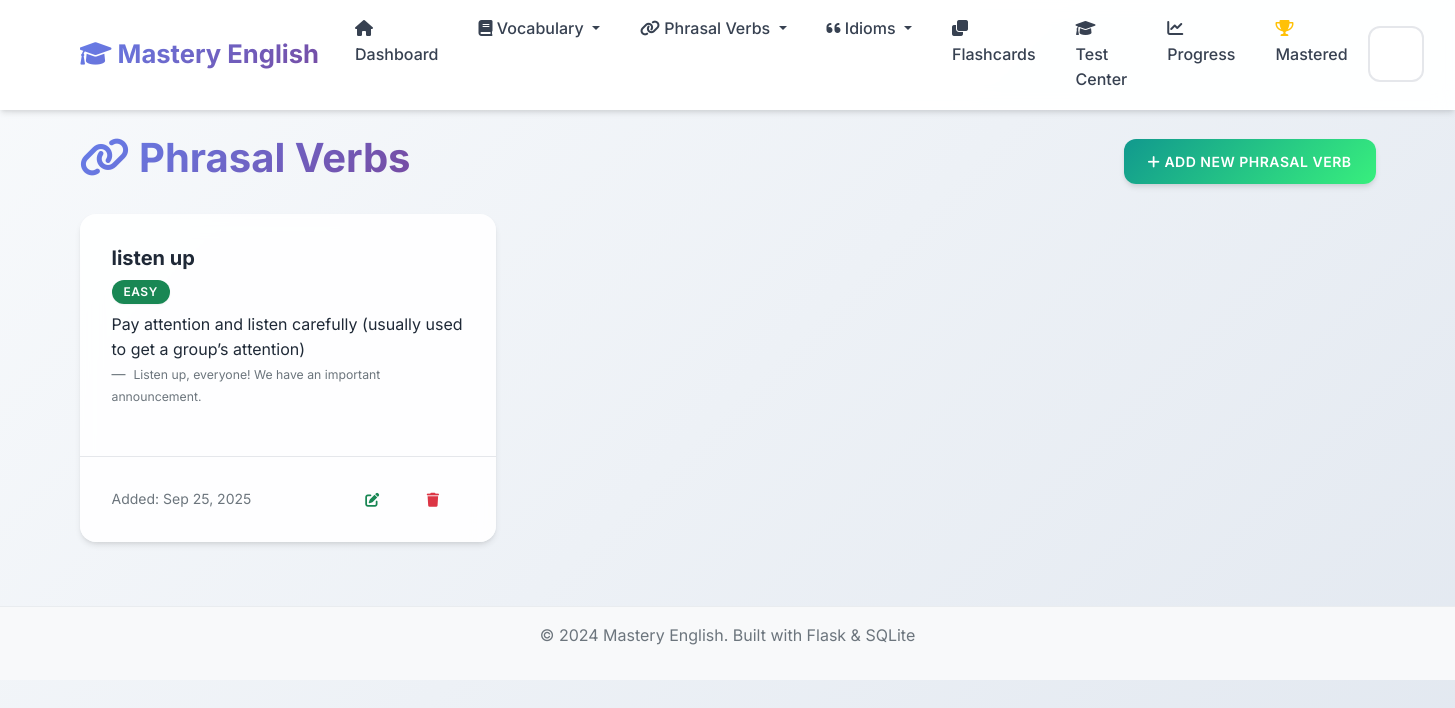
/phrasal-verbs, run on an earlier commit of the app's database.
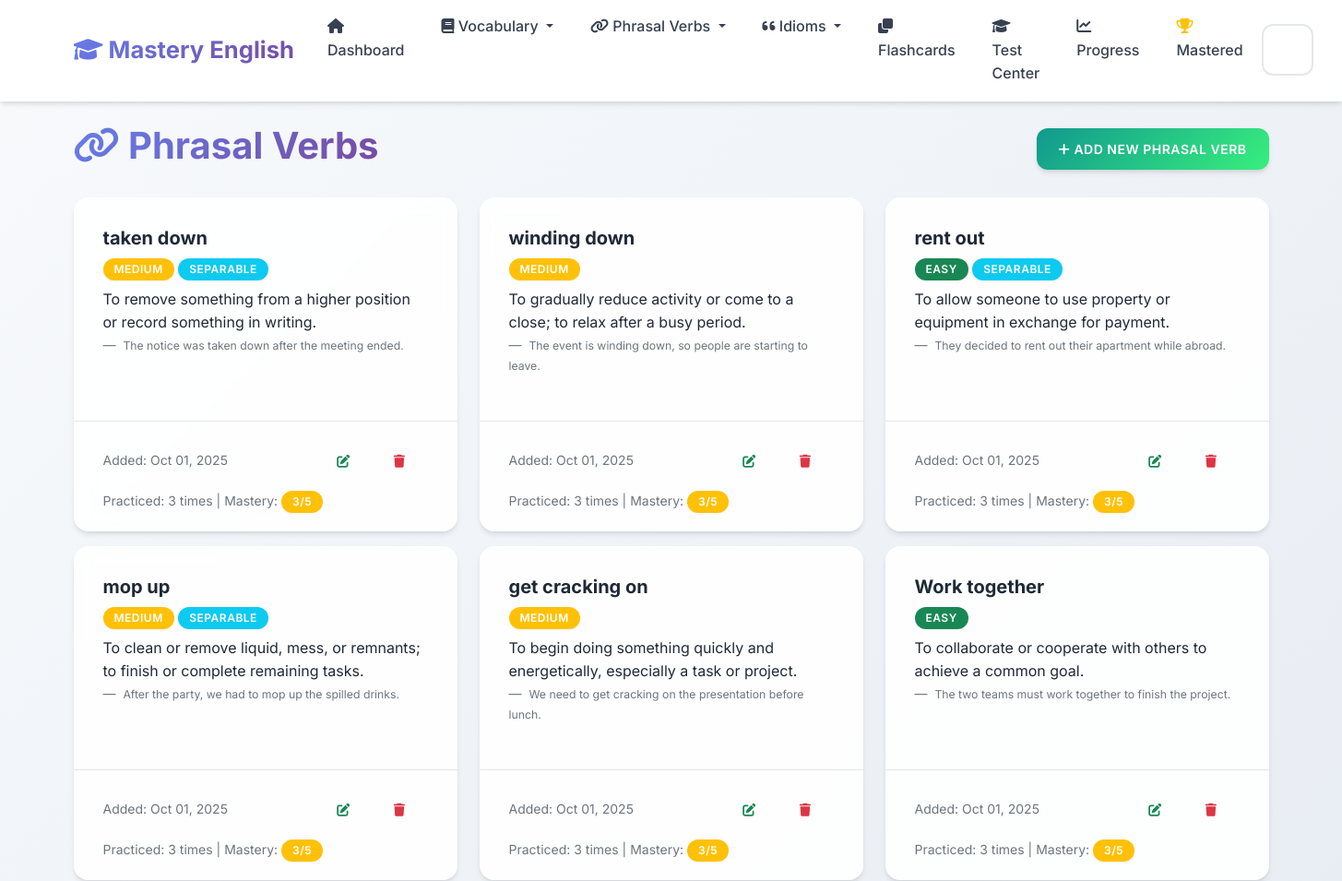
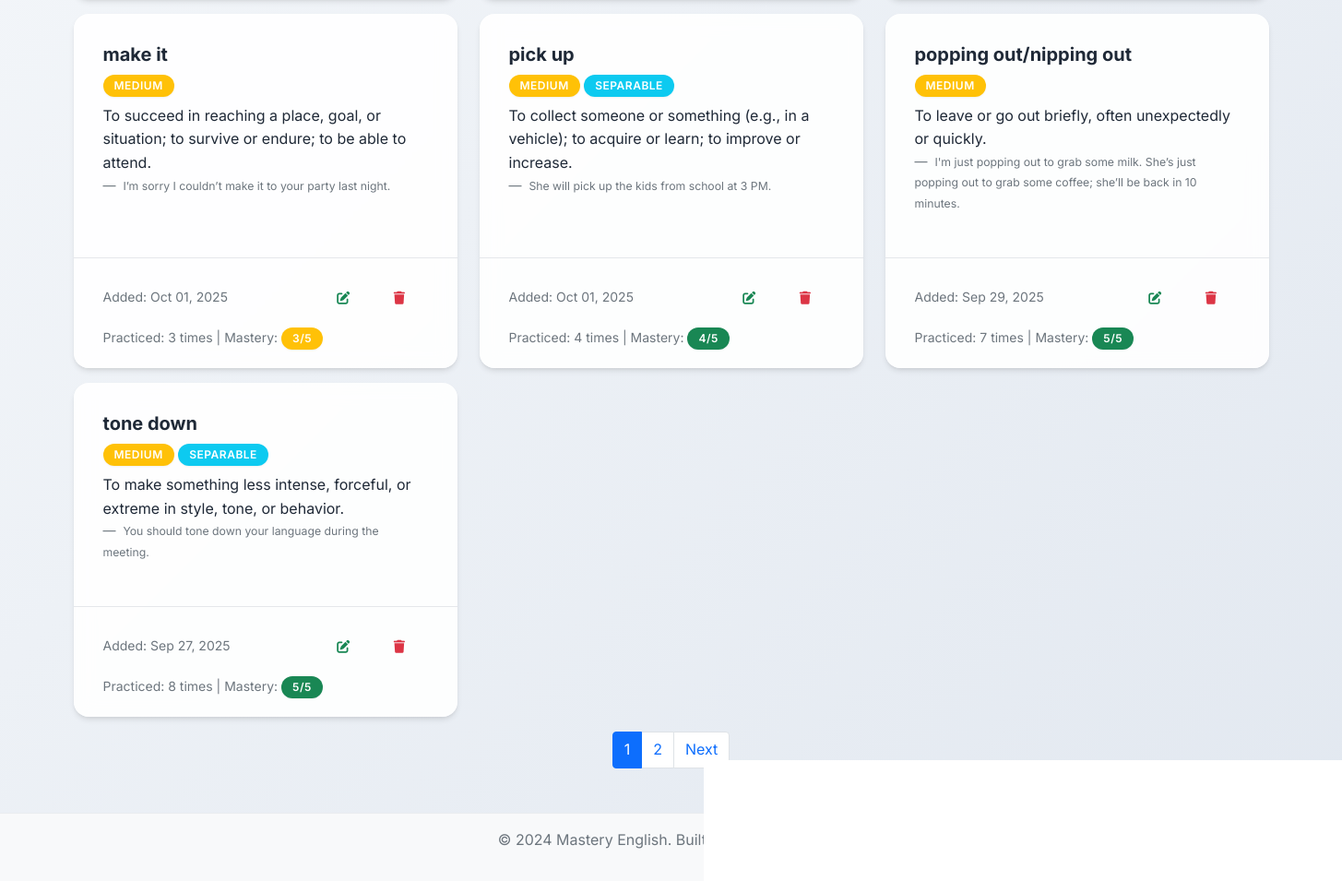
And on a later commit of the database (2 pictures, top to bottom).
### app.py (models this page shows, shortened)
class PhrasalVerb(db.Model):
    __tablename__ = 'phrasal_verbs'
    id = db.Column(db.Integer, primary_key=True)
    phrasal_verb = db.Column(db.String(100), nullable=False)
    meaning = db.Column(db.Text, nullable=False)
    example_sentence = db.Column(db.Text)
    separable = db.Column(db.Boolean, default=False)
    difficulty_level = db.Column(db.String(20), default='medium')
    date_added = db.Column(db.DateTime, default=datetime.utcnow)
    times_practiced = db.Column(db.Integer, default=0)
    last_practiced = db.Column(db.DateTime)
    mastery_level = db.Column(db.Integer, default=0)

### app.py (the view)
@app.route('/phrasal-verbs')
def phrasal_verbs_list():
    page = request.args.get('page', 1, type=int)
    phrasal_verbs = PhrasalVerb.query.order_by(PhrasalVerb.date_added.desc()).paginate(
        page=page, per_page=10, error_out=False)
    return render_template('phrasal_verbs_list.html', phrasal_verbs=phrasal_verbs)

### templates/phrasal_verbs_list.html (shortened to what the changed rows need)
{% extends "base.html" %}
{% block content %}
<div class="row">
    <div class="col-12">
        <div class="d-flex justify-content-between align-items-center mb-4">
            <h1>
                <i class="fas fa-link"></i> Phrasal Verbs
            </h1>
        </div>
    </div>
</div>
{% if phrasal_verbs.items %}
    <div class="row">
        {% for phrasal in phrasal_verbs.items %}
            <div class="col-md-6 col-lg-4 mb-3">
                <div class="card h-100">
                    <div class="card-body">
                        <h5 class="card-title">{{ phrasal.phrasal_verb }}</h5>
                        <span class="badge bg-{% if phrasal.difficulty_level == 'easy' %}success{% elif phrasal.difficulty_level == 'hard' %}danger{% else %}warning{% endif %} mb-2">
                            {{ phrasal.difficulty_level.title() }}
                        </span>
                        {% if phrasal.separable %}
                            <span class="badge bg-info mb-2">Separable</span>
                        {% endif %}
                        <p class="card-text">{{ phrasal.meaning }}</p>
                        {% if phrasal.example_sentence %}
                            <blockquote class="blockquote-footer">
                                <small>{{ phrasal.example_sentence }}</small>
                            </blockquote>
                        {% endif %}
                    </div>
                    <div class="card-footer bg-transparent">
                        <div class="d-flex justify-content-between align-items-center">
                            <small class="text-muted">
                                Added: {{ phrasal.date_added.strftime('%b %d, %Y') }}
                            </small>
                            <div class="btn-group" role="group">
                                <a href="{{ url_for('edit_phrasal_verb', id=phrasal.id) }}" class="btn btn-sm btn-outline-success">
                                    <i class="fas fa-edit"></i>
                                </a>
                                <button type="button" class="btn btn-sm btn-outline-danger" onclick="confirmDelete('{{ phrasal.phrasal_verb }}', '{{ url_for('delete_phrasal_verb', id=phrasal.id) }}')">
                                    <i class="fas fa-trash"></i>
                                </button>
                            </div>
                        </div>
                        {% if phrasal.times_practiced > 0 %}
                            <div class="mt-2">
                                <small class="text-muted">
                                    Practiced: {{ phrasal.times_practiced }} times
                                    | Mastery:
                                    <span class="badge bg-{% if phrasal.mastery_level >= 4 %}success{% elif phrasal.mastery_level >= 2 %}warning{% else %}danger{% endif %}">
                                        {{ phrasal.mastery_level }}/5
                                    </span>
                                </small>
                            </div>
                        {% endif %}
                    </div>
                </div>
            </div>
        {% endfor %}
    </div>
    {% if phrasal_verbs.pages > 1 %}
        <nav aria-label="Page navigation">
            <ul class="pagination justify-content-center">
                {% for page_num in phrasal_verbs.iter_pages() %}
                    {% if page_num %}
                        {% if page_num != phrasal_verbs.page %}
                            <li class="page-item">
                                <a class="page-link" href="{{ url_for('phrasal_verbs_list', page=page_num) }}">{{ page_num }}</a>
                            </li>
                        {% else %}
                            <li class="page-item active">
                                <span class="page-link">{{ page_num }}</span>
                            </li>
                        {% endif %}
                    {% else %}
                        <li class="page-item disabled">
                            <span class="page-link">...</span>
                        </li>
                    {% endif %}
                {% endfor %}
                {% if phrasal_verbs.has_next %}
                    <li class="page-item">
                        <a class="page-link" href="{{ url_for('phrasal_verbs_list', page=phrasal_verbs.next_num) }}">Next</a>
                    </li>
                {% endif %}
            </ul>
        </nav>
    {% endif %}
{% endif %}
{% endblock %}

What changed in the data, as far as the page shows it:
no longer on this page (row edited): PhrasalVerb: phrasal_verb "listen up", difficulty_level "EASY", meaning "Pay attention and listen carefully (usually used to get a group’s attention)", example_sentence "Listen up, everyone! We have an important announcement.", date_added "Sep 25, 2025"
added PhrasalVerb: phrasal_verb "taken down", difficulty_level "MEDIUM", separable "SEPARABLE", meaning "To remove something from a higher position or record something in writing.", example_sentence "The notice was taken down after the meeting ended.", date_added "Oct 01, 2025", times_practiced "3", mastery_level "3"
added PhrasalVerb: phrasal_verb "winding down", difficulty_level "MEDIUM", meaning "To gradually reduce activity or come to a close; to relax after a busy period.", example_sentence "The event is winding down, so people are starting to leave.", date_added "Oct 01, 2025", times_practiced "3", mastery_level "3"
added PhrasalVerb: phrasal_verb "rent out", difficulty_level "EASY", separable "SEPARABLE", meaning "To allow someone to use property or equipment in exchange for payment.", example_sentence "They decided to rent out their apartment while abroad.", date_added "Oct 01, 2025", times_practiced "3", mastery_level "3"
added PhrasalVerb: phrasal_verb "mop up", difficulty_level "MEDIUM", separable "SEPARABLE", meaning "To clean or remove liquid, mess, or remnants; to finish or complete remaining tasks.", example_sentence "After the party, we had to mop up the spilled drinks.", date_added "Oct 01, 2025", times_practiced "3", mastery_level "3"
added PhrasalVerb: phrasal_verb "get cracking on", difficulty_level "MEDIUM", meaning "To begin doing something quickly and energetically, especially a task or project.", example_sentence "We need to get cracking on the presentation before lunch.", date_added "Oct 01, 2025", times_practiced "3", mastery_level "3"
added PhrasalVerb: phrasal_verb "Work together", difficulty_level "EASY", meaning "To collaborate or cooperate with others to achieve a common goal.", example_sentence "The two teams must work together to finish the project.", date_added "Oct 01, 2025", times_practiced "3", mastery_level "3"
added PhrasalVerb: phrasal_verb "make it", difficulty_level "MEDIUM", meaning "To succeed in reaching a place, goal, or situation; to survive or endure; to be able to attend.", example_sentence "I’m sorry I couldn’t make it to your party last night.", date_added "Oct 01, 2025", times_practiced "3", mastery_level "3"
added PhrasalVerb: phrasal_verb "pick up", difficulty_level "MEDIUM", separable "SEPARABLE", meaning "To collect someone or something (e.g., in a vehicle); to acquire or learn; to improve or increase.", example_sentence "She will pick up the kids from school at 3 PM.", date_added "Oct 01, 2025", times_practiced "4", mastery_level "4"
added PhrasalVerb: phrasal_verb "popping out/nipping out", difficulty_level "MEDIUM", meaning "To leave or go out briefly, often unexpectedly or quickly.", example_sentence "I'm just popping out to grab some milk. She’s just popping out to grab some coffee; she’ll be back in 10 minutes.", date_added "Sep 29, 2025", times_practiced "7", mastery_level "5"
added PhrasalVerb: phrasal_verb "tone down", difficulty_level "MEDIUM", separable "SEPARABLE", meaning "To make something less intense, forceful, or extreme in style, tone, or behavior.", example_sentence "You should tone down your language during the meeting.", date_added "Sep 27, 2025", times_practiced "8", mastery_level "5"
Also different on the page:
new list line: "1"
new list line: "2"
text now shown: "Next"
